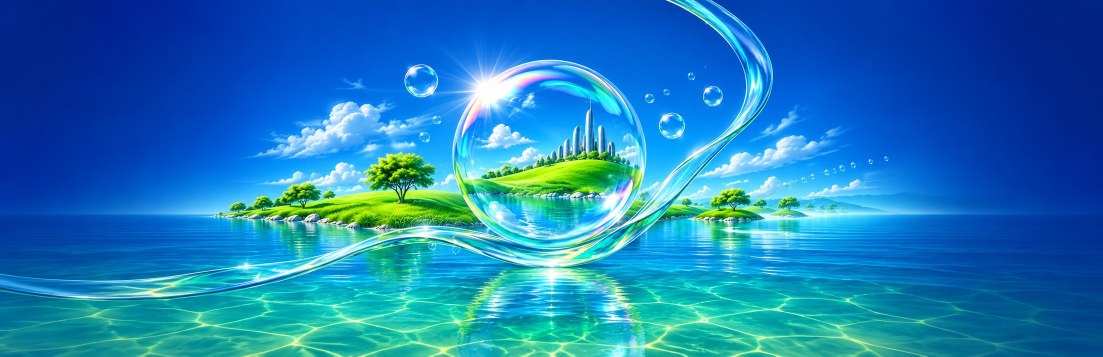
#> input picture mac-clap/assets/desktop-horizon.jpg, 2206 x 713 px (shown at 1/2 size)
$ python bake_surface_art.py
#> lines starting #> are read from the running program, lines starting #| are printed output that depends on the picture
"""Prepare the static desktop panel artwork. Run with uv run --script."""
# /// script
# dependencies = ["pillow==13.0.0", "resvg-py==0.5.0"]
# ///
from io import BytesIO
from pathlib import Path
from xml.etree import ElementTree as ET

from PIL import Image, ImageFilter, ImageOps
import resvg_py

ROOT = Path(__file__).resolve().parents[1]
ASSETS = ROOT / "assets"
SIZE = (640, 66)
LANCZOS = Image.Resampling.LANCZOS


def masthead():
    # Preserve the round glass city. Open up the sky and water at the outer
    # edges to give the title and the patch controls their own quiet space.
    photo = Image.open(ASSETS / "desktop-horizon.jpg").convert("RGB")
#> photo is the input picture: PIL image 2206x713 RGB; mean R, G, B 28.3, 123.6, 183.4
    w, h = photo.size
#> w = 2206; h = 713
    cut = photo.crop((0, round(.12 * h), w, round(.80 * h)))
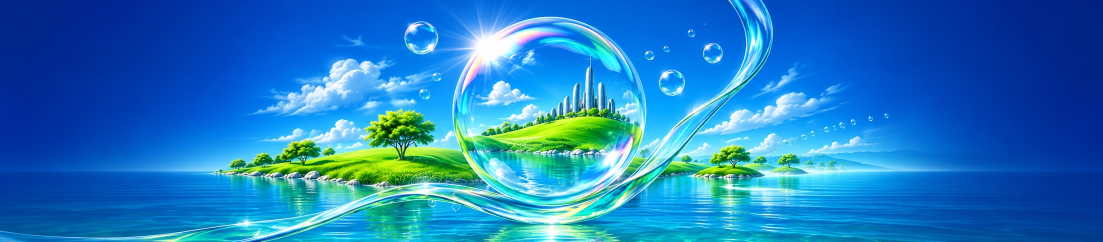
#> cut: PIL image 2206x484 RGB (shown at 1/2 size); mean R, G, B 32.8, 123, 191
    scene = Image.new("RGB", SIZE)
#> scene: PIL image 640x66 RGB; every value is 0
    source = (0, round(.30 * w), round(.71 * w), w)
#> source = (0, 662, 1566, 2206)
    dest = (0, 213, 337, SIZE[0])
    for i in range(3):
        region = cut.crop((source[i], 0, source[i + 1], cut.height))
        scene.paste(region.resize((dest[i + 1] - dest[i], SIZE[1]), LANCZOS), (dest[i], 0))
#> this loop made 3 passes
#> pass 1, in masthead, `region = cut.crop((source[i], 0, source[i + 1], cut.height))`:
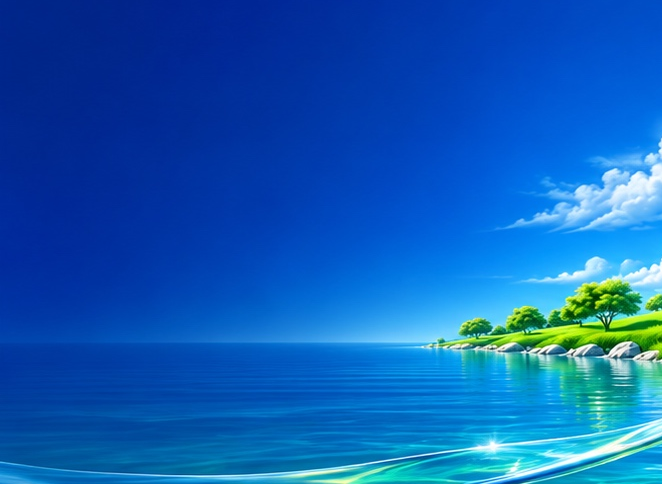
#> region: PIL image 662x484 RGB; mean R, G, B 14.9, 94.2, 182.8
#> pass 2, in masthead, `region = cut.crop((source[i], 0, source[i + 1], cut.height))`:
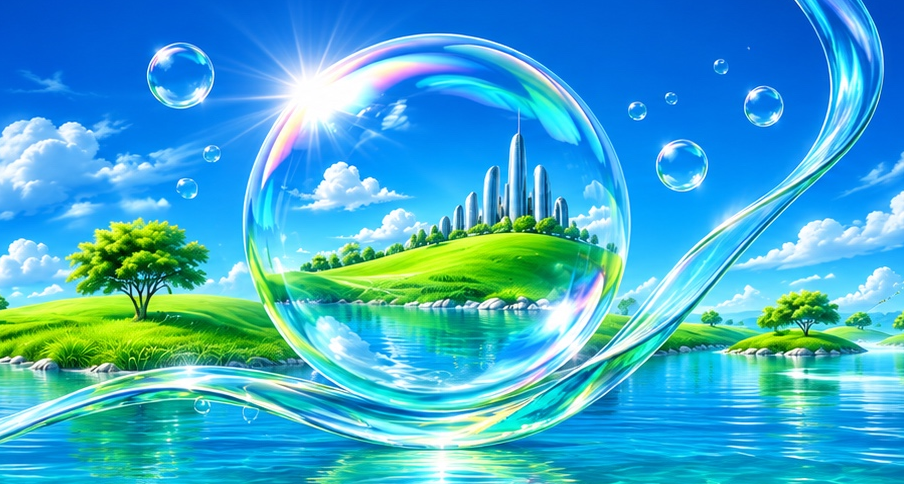
#> region: PIL image 904x484 RGB; mean R, G, B 62.4, 169.9, 203.4
#> pass 3, in masthead, `region = cut.crop((source[i], 0, source[i + 1], cut.height))`:
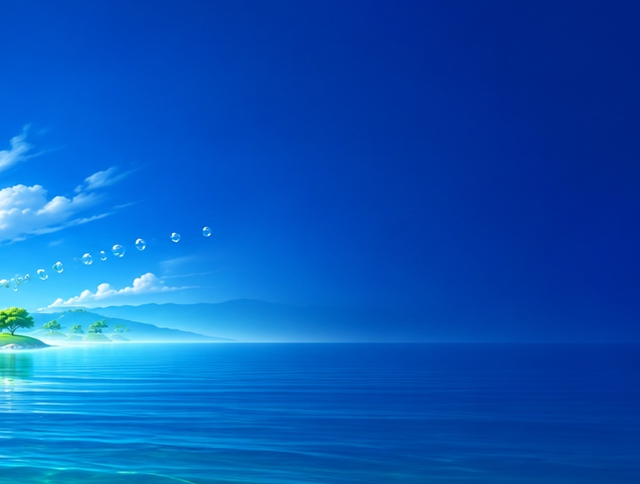
#> region: PIL image 640x484 RGB; mean R, G, B 9.5, 86.6, 182.2
#> after the loop:
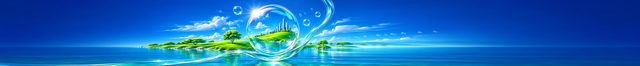
#> scene: PIL image 640x66 RGB; mean R, G, B 21.6, 105.3, 186.5

    # Render the original paths at desktop resolution, with an extruded edge,
    # a cool lower reflection and a white highlight across the face of the type.
#> (the run stopped early here; a loop or call above may not have finished)
